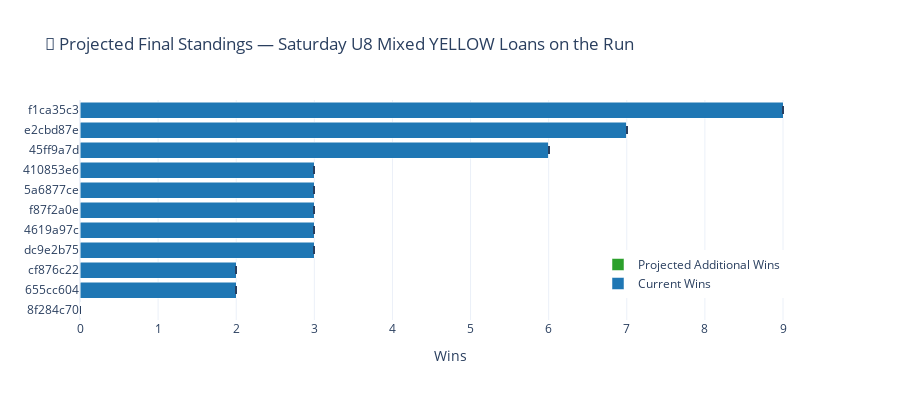

Write notebook code for a chart like this one.
### Code cell
# Monte Carlo simulation
np.random.seed(42)
n_sims = 100
sim_results = {tid: [] for tid in sim_team_stats}

for sim in range(n_sims):
    # Copy current stats
    ts = {tid: dict(s) for tid, s in sim_team_stats.items()}
    
    for _, g in future_games.iterrows():
        ht, at = g['home_team_id'], g['away_team_id']
        if ht not in ts or at not in ts:
            continue
            
        h_st, a_st = ts[ht], ts[at]
        h_gp = max(h_st['gp'], 1)
        a_gp = max(a_st['gp'], 1)
        
        # Build feature vector
        feats = {
            'h_win_pct': h_st['wins'] / max(h_st['wins'] + h_st['losses'], 1),
            'h_avg_ppg': h_st['pf'] / h_gp,
            'h_avg_papg': h_st['pa'] / h_gp,
            'h_streak': h_st['streak'],
            'h_games_played': h_st['gp'],
            'a_win_pct': a_st['wins'] / max(a_st['wins'] + a_st['losses'], 1),
            'a_avg_ppg': a_st['pf'] / a_gp,
            'a_avg_papg': a_st['pa'] / a_gp,
            'a_streak': a_st['streak'],
            'a_games_played': a_st['gp'],
            'win_pct_diff': h_st['wins'] / max(h_st['wins'] + h_st['losses'], 1) - a_st['wins'] / max(a_st['wins'] + a_st['losses'], 1),
            'ppg_diff': h_st['pf'] / h_gp - a_st['pf'] / a_gp,
            'h2h_home_win_pct': 0.5,  # simplified
            'h_3pt_pct': get_stat(sim_gid, ht, 'three_pt_pct'),
            'a_3pt_pct': get_stat(sim_gid, at, 'three_pt_pct'),
            'h_fouls_pg': get_stat(sim_gid, ht, 'fouls_per_game'),
            'a_fouls_pg': get_stat(sim_gid, at, 'fouls_per_game'),
            'three_pt_diff': get_stat(sim_gid, ht, 'three_pt_pct') - get_stat(sim_gid, at, 'three_pt_pct'),
            'fouls_diff': get_stat(sim_gid, ht, 'fouls_per_game') - get_stat(sim_gid, at, 'fouls_per_game'),
        }
        
        X_sim = pd.DataFrame([feats])[feature_cols]
        
        # Get win probability and simulate with randomness
        prob = xgb.predict_proba(X_sim)[0][1]
        home_wins = np.random.random() < prob
        
        # Predict margin for score simulation
        pred_margin = xgb_reg.predict(X_sim)[0]
        actual_margin = pred_margin + np.random.normal(0, 12)  # add noise
        
        if home_wins:
            h_st['wins'] += 1; a_st['losses'] += 1
        else:
            h_st['losses'] += 1; a_st['wins'] += 1
        h_st['gp'] += 1; a_st['gp'] += 1
        
        ts[ht] = h_st; ts[at] = a_st
    
    for tid in sim_team_stats:
        if tid in ts:
            sim_results[tid].append(ts[tid]['wins'])

# Summarize
sim_summary = []
for tid, wins_list in sim_results.items():
    if wins_list:
        sim_summary.append({
            'team_id': tid,
            'team_name': team_name_map.get(tid, tid),
            'current_wins': sim_team_stats[tid]['wins'],
            'avg_final_wins': np.mean(wins_list),
            'min_wins': np.min(wins_list),
            'max_wins': np.max(wins_list),
            'std_wins': np.std(wins_list),
        })

sim_df = pd.DataFrame(sim_summary).sort_values('avg_final_wins', ascending=False).reset_index(drop=True)
sim_df['projected_rank'] = range(1, len(sim_df) + 1)

fig = go.Figure()
fig.add_trace(go.Bar(
    y=sim_df['team_name'], x=sim_df['current_wins'],
    name='Current Wins', orientation='h', marker_color='#1f77b4'
))
fig.add_trace(go.Bar(
    y=sim_df['team_name'], x=sim_df['avg_final_wins'] - sim_df['current_wins'],
    name='Projected Additional Wins', orientation='h', marker_color='#2ca02c',
    error_x=dict(type='data', array=sim_df['std_wins'].values, visible=True)
))

fig.update_layout(
    barmode='stack', title=f"🔮 Projected Final Standings — {sim_grade['grade_name']}",
    xaxis_title='Wins', height=max(400, len(sim_df) * 30),
    template='plotly_white', yaxis={'categoryorder': 'total ascending'},
    legend=dict(x=0.7, y=0.1)
)
fig.show()

print(f"\nProjected Final Standings ({n_sims} simulations):")
sim_df[['projected_rank', 'team_name', 'current_wins', 'avg_final_wins', 'min_wins', 'max_wins']].round(1)

### Figure 1 — Plotly figure (JSON) as saved in the notebook; plotly's stock layout.template omitted (floating-point values rounded to 4 significant figures)
{"data": [{"marker": {"color": "#1f77b4"}, "name": "Current Wins", "orientation": "h", "type": "bar", "x": [9, 7, 6, 3, 3, 3, 3, 3, 2, 2, 0], "y": ["f1ca35c3", "e2cbd87e", "45ff9a7d", "dc9e2b75", "4619a97c", "f87f2a0e", "5a6877ce", "410853e6", "655cc604", "cf876c22", "8f284c70"]}, {"error_x": {"array": [0.0, 0.0, 0.0, 0.0, 0.0, 0.0, 0.0, 0.0, 0.0, 0.0, 0.0], "type": "data", "visible": true}, "marker": {"color": "#2ca02c"}, "name": "Projected Additional Wins", "orientation": "h", "type": "bar", "x": [0.0, 0.0, 0.0, 0.0, 0.0, 0.0, 0.0, 0.0, 0.0, 0.0, 0.0], "y": ["f1ca35c3", "e2cbd87e", "45ff9a7d", "dc9e2b75", "4619a97c", "f87f2a0e", "5a6877ce", "410853e6", "655cc604", "cf876c22", "8f284c70"]}], "layout": {"barmode": "stack", "height": 400, "legend": {"x": 0.7, "y": 0.1}, "title": {"text": "🔮 Projected Final Standings — Saturday U8 Mixed YELLOW Loans on the Run"}, "xaxis": {"title": {"text": "Wins"}}, "yaxis": {"categoryorder": "total ascending"}}}
